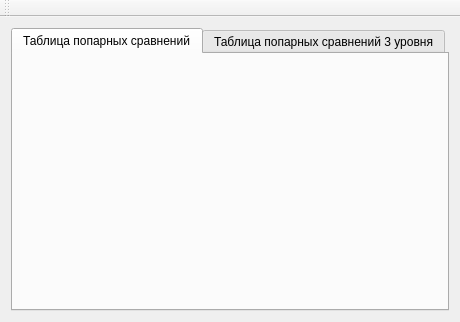
<?xml version="1.0" encoding="UTF-8"?>
<ui version="4.0">
 <class>MainWindow</class>
 <widget class="QMainWindow" name="MainWindow">
  <property name="geometry">
   <rect>
    <x>0</x>
    <y>0</y>
    <width>460</width>
    <height>322</height>
   </rect>
  </property>
  <property name="windowTitle">
   <string>MainWindow</string>
  </property>
  <widget class="QWidget" name="centralWidget">
   <layout class="QGridLayout" name="gridLayout">
    <item row="0" column="0">
     <widget class="QTabWidget" name="mainTab">
      <property name="currentIndex">
       <number>0</number>
      </property>
      <widget class="QWidget" name="tab1">
       <attribute name="title">
        <string>Таблица попарных сравнений</string>
       </attribute>
       <layout class="QGridLayout" name="gridLayout_3">
        <item row="0" column="0">
         <widget class="ComparisionTable" name="widget" native="true"/>
        </item>
       </layout>
      </widget>
      <widget class="QWidget" name="tab2">
       <attribute name="title">
        <string>Таблица попарных сравнений 3 уровня</string>
       </attribute>
       <layout class="QGridLayout" name="gridLayout_2">
        <item row="0" column="0">
         <widget class="QTabWidget" name="tabWidget_2">
          <property name="tabPosition">
           <enum>QTabWidget::South</enum>
          </property>
          <property name="tabShape">
           <enum>QTabWidget::Triangular</enum>
          </property>
          <property name="currentIndex">
           <number>0</number>
          </property>
          <widget class="QWidget" name="tab">
           <attribute name="title">
            <string>Tab 1</string>
           </attribute>
          </widget>
          <widget class="QWidget" name="tab_2">
           <attribute name="title">
            <string>Tab 2</string>
           </attribute>
          </widget>
         </widget>
        </item>
       </layout>
      </widget>
     </widget>
    </item>
   </layout>
  </widget>
  <widget class="QMenuBar" name="menuBar">
   <property name="geometry">
    <rect>
     <x>0</x>
     <y>0</y>
     <width>460</width>
     <height>21</height>
    </rect>
   </property>
  </widget>
  <widget class="QToolBar" name="mainToolBar">
   <attribute name="toolBarArea">
    <enum>TopToolBarArea</enum>
   </attribute>
   <attribute name="toolBarBreak">
    <bool>false</bool>
   </attribute>
  </widget>
 </widget>
 <layoutdefault spacing="6" margin="11"/>
 <customwidgets>
  <customwidget>
   <class>ComparisionTable</class>
   <extends>QWidget</extends>
   <header>comparisiontable.h</header>
   <container>1</container>
  </customwidget>
 </customwidgets>
 <resources/>
 <connections/>
</ui>
